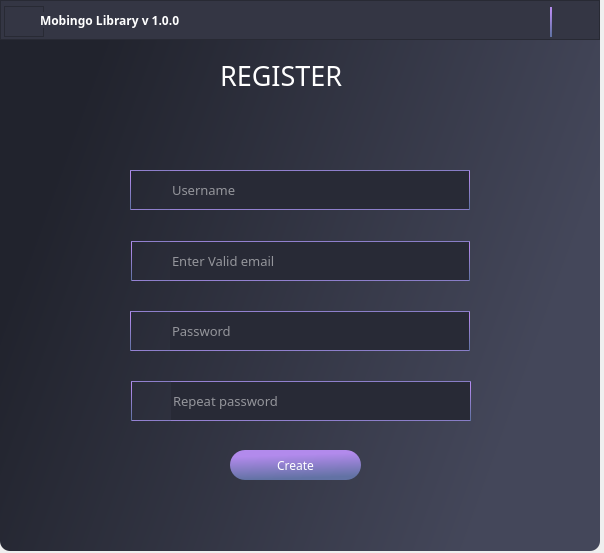
<?xml version="1.0" encoding="UTF-8"?>
<ui version="4.0">
 <class>Dialog</class>
 <widget class="QDialog" name="Dialog">
  <property name="geometry">
   <rect>
    <x>0</x>
    <y>0</y>
    <width>604</width>
    <height>553</height>
   </rect>
  </property>
  <property name="windowTitle">
   <string>Dialog</string>
  </property>
  <widget class="QFrame" name="frame">
   <property name="geometry">
    <rect>
     <x>0</x>
     <y>0</y>
     <width>600</width>
     <height>40</height>
    </rect>
   </property>
   <property name="maximumSize">
    <size>
     <width>16777215</width>
     <height>40</height>
    </size>
   </property>
   <property name="styleSheet">
    <string notr="true">background-color: rgb(52, 54, 68);</string>
   </property>
   <property name="frameShape">
    <enum>QFrame::StyledPanel</enum>
   </property>
   <property name="frameShadow">
    <enum>QFrame::Raised</enum>
   </property>
   <widget class="QPushButton" name="signUpBtn">
    <property name="geometry">
     <rect>
      <x>510</x>
      <y>7</y>
      <width>40</width>
      <height>30</height>
     </rect>
    </property>
    <property name="minimumSize">
     <size>
      <width>40</width>
      <height>30</height>
     </size>
    </property>
    <property name="maximumSize">
     <size>
      <width>40</width>
      <height>30</height>
     </size>
    </property>
    <property name="toolTip">
     <string>Add New User</string>
    </property>
    <property name="styleSheet">
     <string notr="true">QPushButton{
border: none;
background-colour: transparent;

}
QPushButton:pressed{
background-color: qlineargradient(spread:pad, x1:0.392, y1:0.170364, x2:0.51, y2:0.95, stop:0.00627353 rgba(178, 138, 236, 100), stop:0.984012 rgba(98, 114, 164, 100));
border-style: inset;
}
</string>
    </property>
    <property name="text">
     <string/>
    </property>
    <property name="icon">
     <iconset>
      <normaloff>icons/enter.png</normaloff>icons/enter.png</iconset>
    </property>
    <property name="iconSize">
     <size>
      <width>16</width>
      <height>16</height>
     </size>
    </property>
   </widget>
   <widget class="QPushButton" name="logOffBtn">
    <property name="geometry">
     <rect>
      <x>550</x>
      <y>7</y>
      <width>40</width>
      <height>30</height>
     </rect>
    </property>
    <property name="minimumSize">
     <size>
      <width>40</width>
      <height>30</height>
     </size>
    </property>
    <property name="maximumSize">
     <size>
      <width>40</width>
      <height>30</height>
     </size>
    </property>
    <property name="styleSheet">
     <string notr="true">QPushButton{
border: none;
background-colour: transparent;
border-left: 2px solid qlineargradient(spread:pad, x1:0.392, y1:0.170364, x2:0.51, y2:0.95, stop:0.00627353 rgba(178, 138, 236, 255), stop:0.984012 rgba(98, 114, 164, 255));
}
QPushButton:pressed{
background-color: qlineargradient(spread:pad, x1:0.392, y1:0.170364, x2:0.51, y2:0.95, stop:0.00627353 rgba(178, 138, 236, 100), stop:0.984012 rgba(98, 114, 164, 100));
border-style: inset;
}
</string>
    </property>
    <property name="text">
     <string/>
    </property>
    <property name="icon">
     <iconset resource="files.qrc">
      <normaloff>:/20x20/icons/20x20/cil-power-standby.png</normaloff>:/20x20/icons/20x20/cil-power-standby.png</iconset>
    </property>
    <property name="iconSize">
     <size>
      <width>32</width>
      <height>32</height>
     </size>
    </property>
   </widget>
   <widget class="QFrame" name="frame_3">
    <property name="geometry">
     <rect>
      <x>4</x>
      <y>6</y>
      <width>40</width>
      <height>31</height>
     </rect>
    </property>
    <property name="maximumSize">
     <size>
      <width>40</width>
      <height>40</height>
     </size>
    </property>
    <property name="styleSheet">
     <string notr="true">image: url(:/20x20/icons/20x20/cil-library.png);</string>
    </property>
    <property name="frameShape">
     <enum>QFrame::StyledPanel</enum>
    </property>
    <property name="frameShadow">
     <enum>QFrame::Raised</enum>
    </property>
   </widget>
   <widget class="QLabel" name="label_2">
    <property name="geometry">
     <rect>
      <x>40</x>
      <y>12</y>
      <width>141</width>
      <height>16</height>
     </rect>
    </property>
    <property name="font">
     <font>
      <family>Montserrat SemiBold</family>
      <pointsize>9</pointsize>
      <weight>75</weight>
      <bold>true</bold>
     </font>
    </property>
    <property name="styleSheet">
     <string notr="true">color: white;</string>
    </property>
    <property name="text">
     <string>Mobingo Library v 1.0.0</string>
    </property>
   </widget>
  </widget>
  <widget class="QFrame" name="frame_2">
   <property name="geometry">
    <rect>
     <x>0</x>
     <y>40</y>
     <width>600</width>
     <height>511</height>
    </rect>
   </property>
   <property name="styleSheet">
    <string notr="true">QFrame{
	background-color: qlineargradient(spread:pad, x1:0.148, y1:0.0738636, x2:0.983, y2:0.33, stop:0 rgba(33, 35, 45, 255), stop:1 rgba(68, 71, 90, 255));
	border-bottom-right-radius: 10px;
	border-bottom-left-radius: 10px;
}</string>
   </property>
   <property name="frameShape">
    <enum>QFrame::StyledPanel</enum>
   </property>
   <property name="frameShadow">
    <enum>QFrame::Raised</enum>
   </property>
   <widget class="QLabel" name="label">
    <property name="geometry">
     <rect>
      <x>220</x>
      <y>20</y>
      <width>151</width>
      <height>31</height>
     </rect>
    </property>
    <property name="font">
     <font>
      <family>Montserrat Medium</family>
      <pointsize>20</pointsize>
     </font>
    </property>
    <property name="styleSheet">
     <string notr="true">color: white;
background-color: transparent;</string>
    </property>
    <property name="text">
     <string>REGISTER</string>
    </property>
   </widget>
   <widget class="QPushButton" name="pushButton">
    <property name="geometry">
     <rect>
      <x>260</x>
      <y>70</y>
      <width>75</width>
      <height>41</height>
     </rect>
    </property>
    <property name="styleSheet">
     <string notr="true">border: none;
background-colour: transparent;
</string>
    </property>
    <property name="text">
     <string/>
    </property>
    <property name="icon">
     <iconset>
      <normaloff>icons/16x16/user.png</normaloff>icons/16x16/user.png</iconset>
    </property>
    <property name="iconSize">
     <size>
      <width>32</width>
      <height>32</height>
     </size>
    </property>
   </widget>
   <widget class="QPushButton" name="pushButton_4">
    <property name="geometry">
     <rect>
      <x>230</x>
      <y>410</y>
      <width>131</width>
      <height>30</height>
     </rect>
    </property>
    <property name="minimumSize">
     <size>
      <width>0</width>
      <height>30</height>
     </size>
    </property>
    <property name="maximumSize">
     <size>
      <width>16777215</width>
      <height>30</height>
     </size>
    </property>
    <property name="font">
     <font>
      <family>Montserrat Light</family>
     </font>
    </property>
    <property name="styleSheet">
     <string notr="true">QPushButton{
border-radius: 15px;
background-color: qlineargradient(spread:pad, x1:0.392, y1:0.170364, x2:0.51, y2:0.95, stop:0.00627353 rgba(178, 138, 236, 255), stop:0.984012 rgba(98, 114, 164, 255));
color: white;
}
QPushButton:pressed{
background-color: qlineargradient(spread:pad, x1:0.392, y1:0.170364, x2:0.51, y2:0.95, stop:0.00627353 rgba(178, 138, 236, 100), stop:0.984012 rgba(98, 114, 164, 100));
border-style: inset;
}</string>
    </property>
    <property name="text">
     <string>Create</string>
    </property>
    <property name="shortcut">
     <string>Return</string>
    </property>
   </widget>
   <widget class="QLabel" name="error_labelUN">
    <property name="geometry">
     <rect>
      <x>180</x>
      <y>170</y>
      <width>241</width>
      <height>31</height>
     </rect>
    </property>
    <property name="styleSheet">
     <string notr="true">background:none;
color: rgb(255, 85, 255);
font: 25 8pt &quot;Mulish Light&quot;;</string>
    </property>
    <property name="text">
     <string/>
    </property>
    <property name="alignment">
     <set>Qt::AlignCenter</set>
    </property>
   </widget>
   <widget class="QLabel" name="error_labelEM">
    <property name="geometry">
     <rect>
      <x>180</x>
      <y>240</y>
      <width>241</width>
      <height>31</height>
     </rect>
    </property>
    <property name="styleSheet">
     <string notr="true">background:none;
color: rgb(255, 85, 255);
font: 25 8pt &quot;Mulish Light&quot;;</string>
    </property>
    <property name="text">
     <string/>
    </property>
    <property name="alignment">
     <set>Qt::AlignCenter</set>
    </property>
   </widget>
   <widget class="QLabel" name="error_labelPW">
    <property name="geometry">
     <rect>
      <x>180</x>
      <y>310</y>
      <width>241</width>
      <height>31</height>
     </rect>
    </property>
    <property name="styleSheet">
     <string notr="true">background:none;
color: rgb(255, 85, 255);
font: 25 8pt &quot;Mulish Light&quot;;</string>
    </property>
    <property name="text">
     <string/>
    </property>
    <property name="alignment">
     <set>Qt::AlignCenter</set>
    </property>
   </widget>
   <widget class="QPushButton" name="pushButton_2">
    <property name="geometry">
     <rect>
      <x>130</x>
      <y>130</y>
      <width>40</width>
      <height>40</height>
     </rect>
    </property>
    <property name="minimumSize">
     <size>
      <width>40</width>
      <height>40</height>
     </size>
    </property>
    <property name="maximumSize">
     <size>
      <width>40</width>
      <height>40</height>
     </size>
    </property>
    <property name="styleSheet">
     <string notr="true">border: 1px solid qlineargradient(spread:pad, x1:0.392, y1:0.170364, x2:0.51, y2:0.95, stop:0.00627353 rgba(178, 138, 236, 255), stop:0.984012 rgba(98, 114, 164, 255));
background-colour: transparent;
border-right:none;

</string>
    </property>
    <property name="text">
     <string/>
    </property>
    <property name="icon">
     <iconset resource="files.qrc">
      <normaloff>:/16x16/icons/16x16/cil-user.png</normaloff>:/16x16/icons/16x16/cil-user.png</iconset>
    </property>
    <property name="iconSize">
     <size>
      <width>32</width>
      <height>32</height>
     </size>
    </property>
   </widget>
   <widget class="QPushButton" name="viewPasswordBtn">
    <property name="geometry">
     <rect>
      <x>430</x>
      <y>271</y>
      <width>40</width>
      <height>40</height>
     </rect>
    </property>
    <property name="sizePolicy">
     <sizepolicy hsizetype="Expanding" vsizetype="Expanding">
      <horstretch>0</horstretch>
      <verstretch>0</verstretch>
     </sizepolicy>
    </property>
    <property name="minimumSize">
     <size>
      <width>40</width>
      <height>40</height>
     </size>
    </property>
    <property name="maximumSize">
     <size>
      <width>40</width>
      <height>40</height>
     </size>
    </property>
    <property name="styleSheet">
     <string notr="true">QPushButton{
border: 1px solid qlineargradient(spread:pad, x1:0.392, y1:0.170364, x2:0.51, y2:0.95, stop:0.00627353 rgba(178, 138, 236, 255), stop:0.984012 rgba(98, 114, 164, 255));
background-color: rgb(40, 42, 54);
border-left:none;
}

QPushButton:pressed{
	background-color: rgba(178, 138, 236, 150);
}

</string>
    </property>
    <property name="text">
     <string/>
    </property>
    <property name="icon">
     <iconset>
      <normaloff>icons/eye.png</normaloff>icons/eye.png</iconset>
    </property>
    <property name="iconSize">
     <size>
      <width>32</width>
      <height>32</height>
     </size>
    </property>
   </widget>
   <widget class="QLabel" name="successLabel">
    <property name="geometry">
     <rect>
      <x>150</x>
      <y>460</y>
      <width>301</width>
      <height>20</height>
     </rect>
    </property>
    <property name="styleSheet">
     <string notr="true">background:none;
color: rgb(255, 85, 255);
font: 25 8pt &quot;Mulish Light&quot;;</string>
    </property>
    <property name="text">
     <string/>
    </property>
    <property name="alignment">
     <set>Qt::AlignCenter</set>
    </property>
   </widget>
   <widget class="QPushButton" name="pushButton_5">
    <property name="geometry">
     <rect>
      <x>130</x>
      <y>271</y>
      <width>40</width>
      <height>40</height>
     </rect>
    </property>
    <property name="minimumSize">
     <size>
      <width>40</width>
      <height>40</height>
     </size>
    </property>
    <property name="maximumSize">
     <size>
      <width>40</width>
      <height>40</height>
     </size>
    </property>
    <property name="styleSheet">
     <string notr="true">border: 1px solid qlineargradient(spread:pad, x1:0.392, y1:0.170364, x2:0.51, y2:0.95, stop:0.00627353 rgba(178, 138, 236, 255), stop:0.984012 rgba(98, 114, 164, 255));
background-colour: transparent;
border-right:none;

</string>
    </property>
    <property name="text">
     <string/>
    </property>
    <property name="icon">
     <iconset resource="files.qrc">
      <normaloff>:/16x16/icons/16x16/cil-lock-locked.png</normaloff>:/16x16/icons/16x16/cil-lock-locked.png</iconset>
    </property>
    <property name="iconSize">
     <size>
      <width>32</width>
      <height>32</height>
     </size>
    </property>
   </widget>
   <widget class="QLineEdit" name="passwordLEdit_2">
    <property name="geometry">
     <rect>
      <x>170</x>
      <y>271</y>
      <width>260</width>
      <height>40</height>
     </rect>
    </property>
    <property name="minimumSize">
     <size>
      <width>260</width>
      <height>40</height>
     </size>
    </property>
    <property name="maximumSize">
     <size>
      <width>260</width>
      <height>40</height>
     </size>
    </property>
    <property name="font">
     <font>
      <family>Montserrat Medium</family>
      <pointsize>10</pointsize>
     </font>
    </property>
    <property name="styleSheet">
     <string notr="true">QLineEdit{
	border: 1px solid qlineargradient(spread:pad, x1:0.392, y1:0.170364, x2:0.51, y2:0.95, stop:0.00627353 rgba(178, 138, 236, 255), stop:0.984012 rgba(98, 114, 164, 255));
	background-color:rgb(40, 42, 54);
	color: white;
	border-left:none;
	border-right:none;
}</string>
    </property>
    <property name="echoMode">
     <enum>QLineEdit::Password</enum>
    </property>
    <property name="placeholderText">
     <string>Password</string>
    </property>
   </widget>
   <widget class="QLineEdit" name="usernameLEdit">
    <property name="geometry">
     <rect>
      <x>170</x>
      <y>130</y>
      <width>300</width>
      <height>40</height>
     </rect>
    </property>
    <property name="minimumSize">
     <size>
      <width>300</width>
      <height>40</height>
     </size>
    </property>
    <property name="maximumSize">
     <size>
      <width>300</width>
      <height>40</height>
     </size>
    </property>
    <property name="font">
     <font>
      <family>Montserrat Medium</family>
      <pointsize>10</pointsize>
     </font>
    </property>
    <property name="styleSheet">
     <string notr="true">QLineEdit{
	border: 1px solid qlineargradient(spread:pad, x1:0.392, y1:0.170364, x2:0.51, y2:0.95, stop:0.00627353 rgba(178, 138, 236, 255), stop:0.984012 rgba(98, 114, 164, 255));
	background-color:rgb(40, 42, 54);
color: white;
border-left:none;
}</string>
    </property>
    <property name="placeholderText">
     <string>Username</string>
    </property>
   </widget>
   <widget class="QPushButton" name="pushButton_3">
    <property name="geometry">
     <rect>
      <x>131</x>
      <y>201</y>
      <width>40</width>
      <height>40</height>
     </rect>
    </property>
    <property name="minimumSize">
     <size>
      <width>40</width>
      <height>40</height>
     </size>
    </property>
    <property name="maximumSize">
     <size>
      <width>40</width>
      <height>40</height>
     </size>
    </property>
    <property name="styleSheet">
     <string notr="true">border: 1px solid qlineargradient(spread:pad, x1:0.392, y1:0.170364, x2:0.51, y2:0.95, stop:0.00627353 rgba(178, 138, 236, 255), stop:0.984012 rgba(98, 114, 164, 255));
background-colour: transparent;
border-right:none;

</string>
    </property>
    <property name="text">
     <string/>
    </property>
    <property name="icon">
     <iconset resource="files.qrc">
      <normaloff>:/16x16/icons/16x16/cil-envelope-open.png</normaloff>:/16x16/icons/16x16/cil-envelope-open.png</iconset>
    </property>
    <property name="iconSize">
     <size>
      <width>32</width>
      <height>32</height>
     </size>
    </property>
   </widget>
   <widget class="QLineEdit" name="emailLEdit">
    <property name="geometry">
     <rect>
      <x>170</x>
      <y>201</y>
      <width>300</width>
      <height>40</height>
     </rect>
    </property>
    <property name="minimumSize">
     <size>
      <width>300</width>
      <height>40</height>
     </size>
    </property>
    <property name="maximumSize">
     <size>
      <width>300</width>
      <height>40</height>
     </size>
    </property>
    <property name="font">
     <font>
      <family>Montserrat Medium</family>
      <pointsize>10</pointsize>
     </font>
    </property>
    <property name="styleSheet">
     <string notr="true">QLineEdit{
	border: 1px solid qlineargradient(spread:pad, x1:0.392, y1:0.170364, x2:0.51, y2:0.95, stop:0.00627353 rgba(178, 138, 236, 255), stop:0.984012 rgba(98, 114, 164, 255));
	background-color:rgb(40, 42, 54);
color: white;
border-left:none;
}</string>
    </property>
    <property name="echoMode">
     <enum>QLineEdit::Normal</enum>
    </property>
    <property name="placeholderText">
     <string>Enter Valid email</string>
    </property>
   </widget>
   <widget class="QPushButton" name="pushButton_6">
    <property name="geometry">
     <rect>
      <x>131</x>
      <y>341</y>
      <width>40</width>
      <height>40</height>
     </rect>
    </property>
    <property name="minimumSize">
     <size>
      <width>40</width>
      <height>40</height>
     </size>
    </property>
    <property name="maximumSize">
     <size>
      <width>40</width>
      <height>40</height>
     </size>
    </property>
    <property name="styleSheet">
     <string notr="true">border: 1px solid qlineargradient(spread:pad, x1:0.392, y1:0.170364, x2:0.51, y2:0.95, stop:0.00627353 rgba(178, 138, 236, 255), stop:0.984012 rgba(98, 114, 164, 255));
background-colour: transparent;
border-right:none;

</string>
    </property>
    <property name="text">
     <string/>
    </property>
    <property name="icon">
     <iconset resource="files.qrc">
      <normaloff>:/16x16/icons/16x16/cil-lock-locked.png</normaloff>:/16x16/icons/16x16/cil-lock-locked.png</iconset>
    </property>
    <property name="iconSize">
     <size>
      <width>32</width>
      <height>32</height>
     </size>
    </property>
   </widget>
   <widget class="QLineEdit" name="repeatpasswordLEdit_3">
    <property name="geometry">
     <rect>
      <x>171</x>
      <y>341</y>
      <width>300</width>
      <height>40</height>
     </rect>
    </property>
    <property name="minimumSize">
     <size>
      <width>300</width>
      <height>40</height>
     </size>
    </property>
    <property name="maximumSize">
     <size>
      <width>300</width>
      <height>40</height>
     </size>
    </property>
    <property name="font">
     <font>
      <family>Montserrat Medium</family>
      <pointsize>10</pointsize>
     </font>
    </property>
    <property name="styleSheet">
     <string notr="true">QLineEdit{
	border: 1px solid qlineargradient(spread:pad, x1:0.392, y1:0.170364, x2:0.51, y2:0.95, stop:0.00627353 rgba(178, 138, 236, 255), stop:0.984012 rgba(98, 114, 164, 255));
	background-color:rgb(40, 42, 54);
color: white;
border-left:none;
}</string>
    </property>
    <property name="echoMode">
     <enum>QLineEdit::Password</enum>
    </property>
    <property name="placeholderText">
     <string>Repeat password</string>
    </property>
   </widget>
  </widget>
 </widget>
 <tabstops>
  <tabstop>usernameLEdit</tabstop>
  <tabstop>emailLEdit</tabstop>
  <tabstop>passwordLEdit_2</tabstop>
  <tabstop>repeatpasswordLEdit_3</tabstop>
  <tabstop>pushButton_4</tabstop>
  <tabstop>signUpBtn</tabstop>
  <tabstop>logOffBtn</tabstop>
  <tabstop>pushButton_5</tabstop>
  <tabstop>pushButton_3</tabstop>
  <tabstop>pushButton_6</tabstop>
  <tabstop>pushButton_2</tabstop>
  <tabstop>pushButton</tabstop>
 </tabstops>
 <resources>
  <include location="files.qrc"/>
 </resources>
 <connections/>
</ui>
